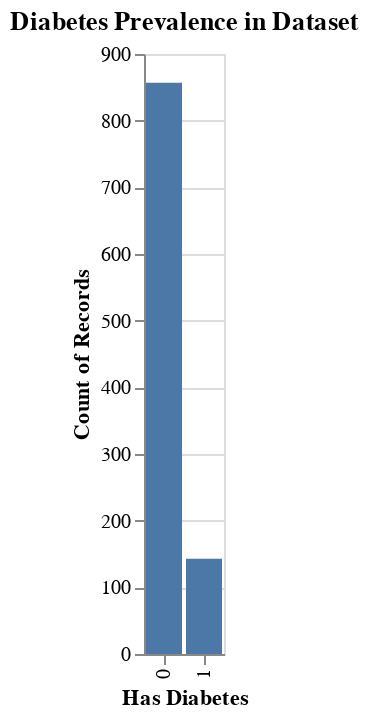

Notebook cell for this chart:
### Code cell
# EDA on relative count of diabetes records
df_sample = df.sample(n=1000, random_state=522)

alt.Chart(df_sample).mark_bar().encode(
    x=alt.X('diabetes:N', title='Has Diabetes'),
    y='count()'
).properties(title='Diabetes Prevalence in Dataset')

### Figure 1 — Vega-Lite specification as saved in the notebook (floating-point values rounded to 4 significant figures; data arrays with more than 128 entries replaced by an {"elided": "..."} marker saying what was removed)
{"config": {"view": {"continuousWidth": 300, "continuousHeight": 300}}, "data": {"name": "data-aa0d4358c3bd2d01553596bd65897edf"}, "mark": {"type": "bar"}, "encoding": {"x": {"field": "diabetes", "title": "Has Diabetes", "type": "nominal"}, "y": {"aggregate": "count", "type": "quantitative"}}, "title": "Diabetes Prevalence in Dataset", "$schema": "https://vega.github.io/schema/vega-lite/v5.15.1.json", "datasets": {"data-aa0d4358c3bd2d01553596bd65897edf": {"elided": "1000 records"}}}
